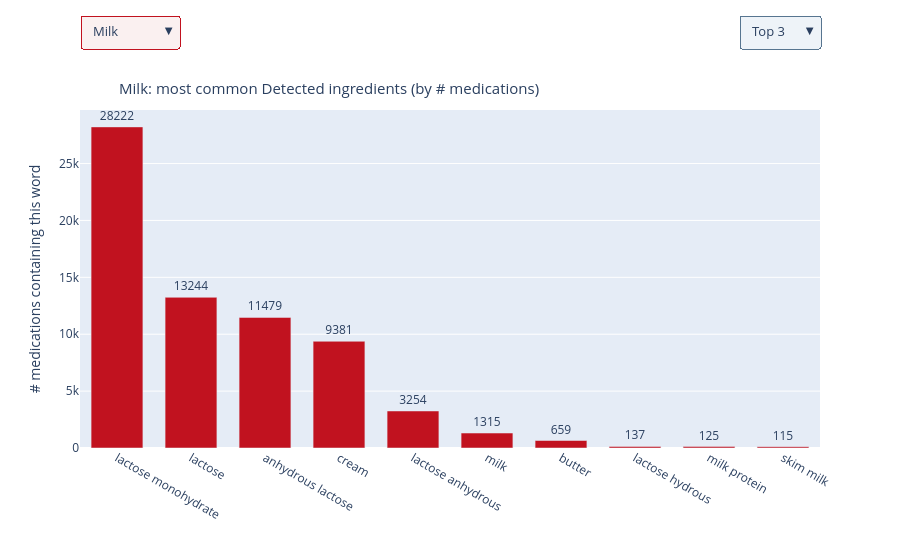

The notebook cell saved with this chart:
### Markdown cell above
### Chart 7 ⭐ Worst offenders — which exact ingredients trigger each allergen? (Detected)
Pick an **allergen** (the universal filter) and **Top 3 / 5 / 10**. The bars are the *actual words* our rule matched, ranked by how many medications contain each. The default — **Milk** — is overwhelmingly **lactose** (a tablet filler), not dairy food: that's the whole thesis in one chart. Switch the slicer to see each allergen's own worst offenders (sesame → *sesame oil*, alpha-gal → *gelatin*).

### Code cell
# --- Chart 7 (interactive): worst-offender INGREDIENTS per allergen (Detected) ---
# Two controls: the ALLERGEN slicer (our universal filter) + a Top-N selector.
# Bars = the ACTUAL words our rule matched (from {allergen}_matched_terms),
# ranked by how many medications contain each word. Pure Plotly -> works in the
# exported HTML with no server.
from collections import Counter
import plotly.graph_objects as go

ALLERGEN_COLS = {"Milk": "milk", "Eggs": "eggs", "Wheat": "wheat", "Sesame": "sesame",
                 "Tree Nuts": "tree_nuts", "Peanuts": "peanuts", "Soy": "soy", "Alpha-Gal": "alpha_gal"}

def top_terms(col, status, k=10):
    """How many medications contain each matched word, for one allergen + status."""
    c = Counter()
    for cell in df.loc[df[f"{col}_status"] == status, f"{col}_matched_terms"].dropna():
        for t in {x.strip() for x in str(cell).split("|") if x.strip()}:
            c[t] += 1
    return c.most_common(k)

detected_top = {name: top_terms(col, "Detected", 10) for name, col in ALLERGEN_COLS.items()}

def _xyt(pairs):
    return [w for w, _ in pairs], [n for _, n in pairs], [n for _, n in pairs]

x0, y0, t0 = _xyt(detected_top["Milk"])
fig = go.Figure(go.Bar(x=x0, y=y0, text=t0, textposition="outside", cliponaxis=False,
                       marker_color="#c1121f",
                       hovertemplate="<b>%{x}</b><br>%{y:,} medications<extra></extra>"))

# Control 1 - the allergen slicer (restyles the single bar trace; y rescales to it).
allergen_buttons = []
for name, pairs in detected_top.items():
    x, y, t = _xyt(pairs)
    allergen_buttons.append(dict(label=name, method="update",
        args=[{"x": [x], "y": [y], "text": [t]},
              {"yaxis.autorange": True,
               "annotations[0].text": f"{name}: most common Detected ingredients (by # medications)"}]))

# Control 2 - Top N: window the x-axis to the first N bars (they are already sorted desc).
# This persists across allergen switches, so it behaves like a sticky filter.
topn_buttons = [dict(label=f"Top {N}", method="relayout", args=[{"xaxis.range": [-0.5, N - 0.5]}])
                for N in (3, 5, 10)]

fig.update_layout(
    yaxis_title="# medications containing this word", xaxis_title="",
    showlegend=False, bargap=0.3, margin=dict(t=110),
    updatemenus=[
        dict(buttons=allergen_buttons, direction="down", showactive=True,
             x=0.0, xanchor="left", y=1.28, yanchor="top",
             bgcolor="#faf0f0", bordercolor="#c1121f", font=dict(size=13)),
        dict(buttons=topn_buttons, direction="down", showactive=True,
             x=1.0, xanchor="right", y=1.28, yanchor="top",
             bgcolor="#eef3f8", bordercolor="#577590", font=dict(size=13))],
    annotations=[
        dict(text="Milk: most common Detected ingredients (by # medications)",
             x=0.0, xanchor="left", y=1.10, yref="paper", yanchor="top",
             showarrow=False, font=dict(size=15))])
fig.show()

# Listed out (the default view, Milk) - handy readout / QA.
pd.DataFrame(detected_top["Milk"], columns=["ingredient word", "# medications"])

### Figure 1 — Plotly figure (JSON) as saved in the notebook; plotly's stock layout.template omitted (floating-point values rounded to 4 significant figures)
{"data": [{"cliponaxis": false, "hovertemplate": "<b>%{x}</b><br>%{y:,} medications<extra></extra>", "marker": {"color": "#c1121f"}, "text": ["28222", "13244", "11479", "9381", "3254", "1315", "659", "137", "125", "115"], "textposition": "outside", "type": "bar", "x": ["lactose monohydrate", "lactose", "anhydrous lactose", "cream", "lactose anhydrous", "milk", "butter", "lactose hydrous", "milk protein", "skim milk"], "y": [28222, 13244, 11479, 9381, 3254, 1315, 659, 137, 125, 115]}], "layout": {"annotations": [{"font": {"size": 15}, "showarrow": false, "text": "Milk: most common Detected ingredients (by # medications)", "x": 0, "xanchor": "left", "y": 1.1, "yanchor": "top", "yref": "paper"}], "bargap": 0.3, "margin": {"t": 110}, "showlegend": false, "updatemenus": [{"bgcolor": "#faf0f0", "bordercolor": "#c1121f", "buttons": [{"args": [{"text": [[28222, 13244, 11479, 9381, 3254, 1315, 659, 137, 125, 115]], "x": [["lactose monohydrate", "lactose", "anhydrous lactose", "cream", "lactose anhydrous", "milk", "butter", "lactose hydrous", "milk protein", "skim milk"]], "y": [[28222, 13244, 11479, 9381, 3254, 1315, 659, 137, 125, 115]]}, {"annotations[0].text": "Milk: most common Detected ingredients (by # medications)", "yaxis.autorange": true}], "label": "Milk", "method": "update"}, {"args": [{"text": [[784, 44, 37, 28, 11, 10, 7, 6]], "x": [["egg", "egg yolk", "egg white", "egg lecithin", "eggs", "chicken egg", "whole egg", "albumen"]], "y": [[784, 44, 37, 28, 11, 10, 7, 6]]}, {"annotations[0].text": "Eggs: most common Detected ingredients (by # medications)", "yaxis.autorange": true}], "label": "Eggs", "method": "update"}, {"args": [{"text": [[2358, 1313, 475, 403, 50, 42, 41, 8, 6, 5]], "x": [["wheat", "gluten", "wheat protein", "wheat germ", "wheat gluten", "wheat starch", "wheat bran", "wheat flour", "durum", "spelt"]], "y": [[2358, 1313, 475, 403, 50, 42, 41, 8, 6, 5]]}, {"annotations[0].text": "Wheat: most common Detected ingredients (by # medications)", "yaxis.autorange": true}], "label": "Wheat", "method": "update"}, {"args": [{"text": [[4366, 449, 76, 6, 2]], "x": [["sesame oil", "sesame seed", "sesame", "sesame protein", "til"]], "y": [[4366, 449, 76, 6, 2]]}, {"annotations[0].text": "Sesame: most common Detected ingredients (by # medications)", "yaxis.autorange": true}], "label": "Sesame", "method": "update"}, {"args": [{"text": [[1829, 925, 365, 240, 95, 66, 62, 42, 36, 7]], "x": [["almond", "macadamia", "walnut", "nut oil", "hazelnut", "brazil nut", "pecan", "pistachio", "cashew", "filbert"]], "y": [[1829, 925, 365, 240, 95, 66, 62, 42, 36, 7]]}, {"annotations[0].text": "Tree Nuts: most common Detected ingredients (by # medications)", "yaxis.autorange": true}], "label": "Tree Nuts", "method": "update"}, {"args": [{"text": [[213, 83, 27, 17, 10, 4, 3, 1, 1]], "x": [["peanut oil", "peanut", "arachis hypogaea", "peanuts", "arachis", "groundnut", "peanut flour", "peanut protein", "groundnuts"]], "y": [[213, 83, 27, 17, 10, 4, 3, 1, 1]]}, {"annotations[0].text": "Peanuts: most common Detected ingredients (by # medications)", "yaxis.autorange": true}], "label": "Peanuts", "method": "update"}, {"args": [{"text": [[5829, 3115, 1605, 854, 704, 563, 500, 68, 34, 14]], "x": [["soybean", "soybean oil", "soybean lecithin", "soy", "soy lecithin", "soya", "soy protein", "soy bean", "soy flour", "soy oil"]], "y": [[5829, 3115, 1605, 854, 704, 563, 500, 68, 34, 14]]}, {"annotations[0].text": "Soy: most common Detected ingredients (by # medications)", "yaxis.autorange": true}], "label": "Soy", "method": "update"}, {"args": [{"text": [[19548, 3038, 2476, 1470, 1280, 1264, 785, 782, 717, 608]], "x": [["gelatin", "lanolin", "softgel", "liver", "gelatin capsules", "hard gelatin capsule", "pork", "beef", "horse", "gelatin capsule"]], "y": [[19548, 3038, 2476, 1470, 1280, 1264, 785, 782, 717, 608]]}, {"annotations[0].text": "Alpha-Gal: most common Detected ingredients (by # medications)", "yaxis.autorange": true}], "label": "Alpha-Gal", "method": "update"}], "direction": "down", "font": {"size": 13}, "showactive": true, "x": 0, "xanchor": "left", "y": 1.28, "yanchor": "top"}, {"bgcolor": "#eef3f8", "bordercolor": "#577590", "buttons": [{"args": [{"xaxis.range": [-0.5, 2.5]}], "label": "Top 3", "method": "relayout"}, {"args": [{"xaxis.range": [-0.5, 4.5]}], "label": "Top 5", "method": "relayout"}, {"args": [{"xaxis.range": [-0.5, 9.5]}], "label": "Top 10", "method": "relayout"}], "direction": "down", "font": {"size": 13}, "showactive": true, "x": 1, "xanchor": "right", "y": 1.28, "yanchor": "top"}], "xaxis": {"title": {"text": ""}}, "yaxis": {"title": {"text": "# medications containing this word"}}}}
